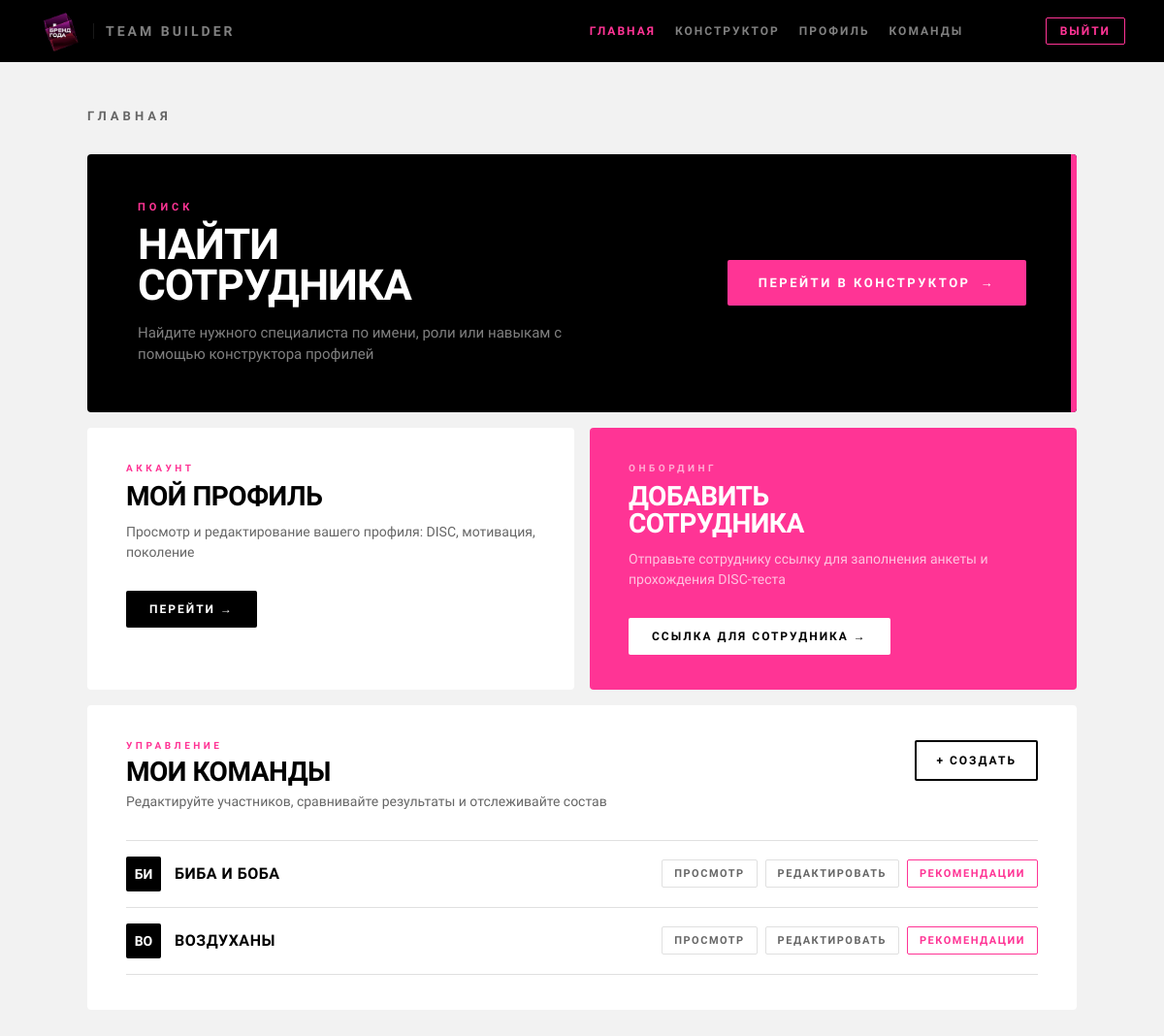
The page / (signed in) on the database as committed earlier.
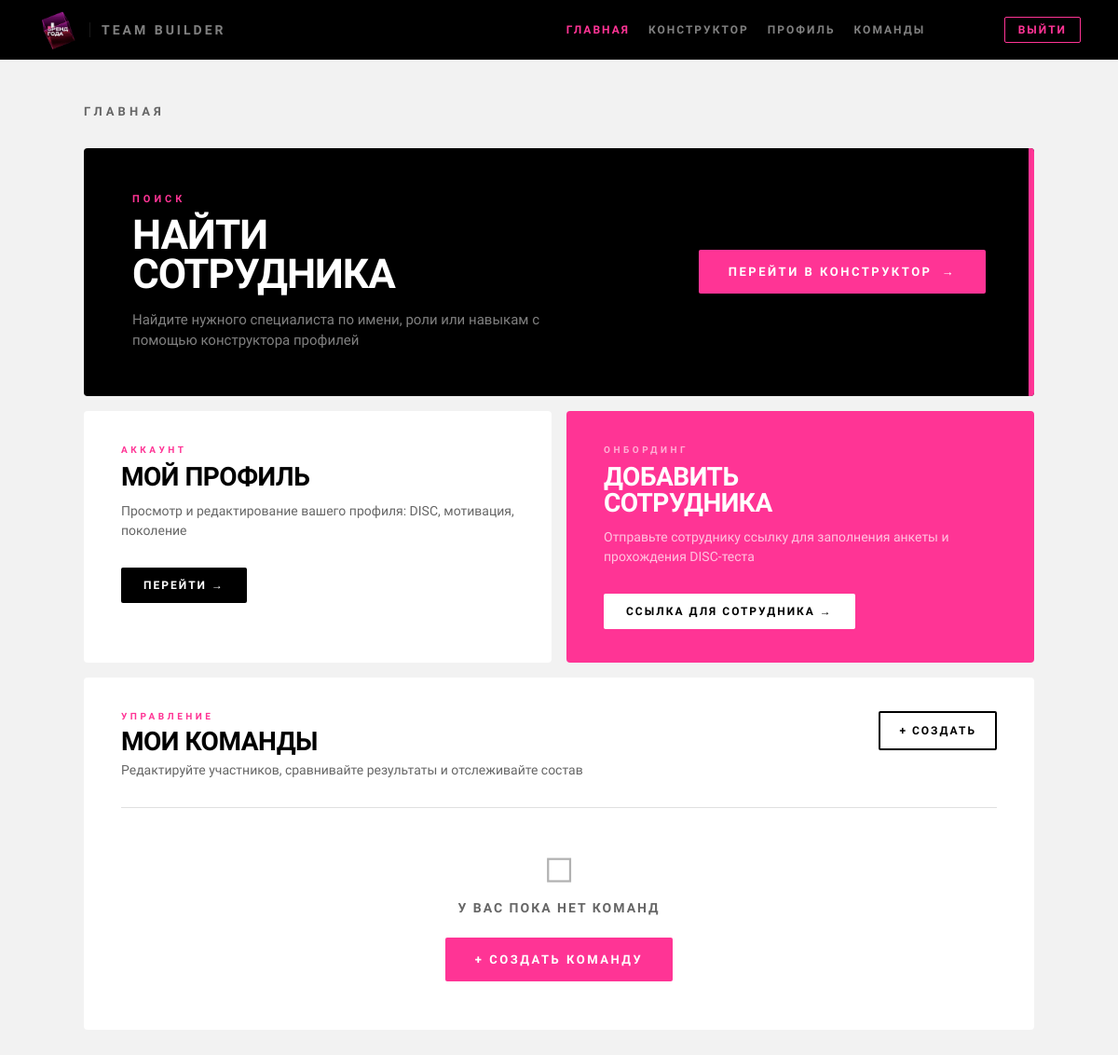
The same page on the database as committed later.
### profiles/models.py (models this page shows, shortened)
class Team(models.Model):
    manager     = models.ForeignKey(CustomUser, on_delete=models.CASCADE, related_name='teams')
    name        = models.CharField(max_length=150, verbose_name="Название команды")
    description = models.TextField(blank=True)
    created_at  = models.DateTimeField(auto_now_add=True)
    employees   = models.ManyToManyField('Employee', blank=True, related_name='teams')
    class Meta:
        verbose_name = "Команда"
        verbose_name_plural = "Команды"

### core/views.py (the view, shortened to what this page needs)
# urls.py: path('', home_view, name='home'),
def home_view(request):
    if not request.user.is_authenticated:
        form = AuthenticationForm()
        return render(request, 'home.html', {'form': form, 'teams': []})
    teams = request.user.teams.all() if hasattr(request.user, 'teams') else []
    return render(request, 'home.html', {'teams': teams})

### templates/home.html (shortened to what this page needs)
{% extends 'base.html' %}
{% load static %}
{% block nav %}
<a href="/" class="nav-link active">Главная</a>
<a href="{% url 'create_ideal_profile' %}" class="nav-link">Конструктор</a>
<a href="{% url 'profile' %}" class="nav-link">Профиль</a>
<a href="{% url 'team_list' %}" class="nav-link">Команды</a>
{% if user.is_authenticated %}
    <span class="header-username">{{ user.username }}</span>
    <a href="{% url 'logout' %}" class="btn-logout">Выйти</a>
{% else %}
    <a href="{% url 'login' %}" class="btn-logout">Войти</a>
{% endif %}
{% endblock %}
{% block content %}
<p class="page-title">Главная</p>
<div class="hero-card">
    <div>
        <p class="hero-label">Поиск</p>
        <h2 class="hero-title">Найти<br>сотрудника</h2>
        <p class="hero-desc">Найдите нужного специалиста по имени, роли или навыкам с помощью конструктора профилей</p>
    </div>
    <a href="{% url 'create_ideal_profile' %}" class="btn-primary">
        Перейти в конструктор
        <span>→</span>
    </a>
</div>
<div class="grid-2">
    <div class="card">
        <p class="card-eyebrow">Аккаунт</p>
        <h3 class="card-title">Мой профиль</h3>
        <p class="card-desc">Просмотр и редактирование вашего профиля: DISC, мотивация, поколение</p>
        <a href="{% url 'profile' %}" class="btn-secondary">Перейти →</a>
    </div>
    <div class="card" style="background: var(--pink);">
        <p class="card-eyebrow" style="color: rgba(255,255,255,0.6);">Онбординг</p>
        <h3 class="card-title" style="color: var(--white);">Добавить<br>сотрудника</h3>
        <p class="card-desc" style="color: rgba(255,255,255,0.7);">Отправьте сотруднику ссылку для заполнения анкеты и прохождения DISC-теста</p>
        <a href="{% url 'onboarding' %}" class="btn-secondary" style="background: var(--white); color: var(--black);">Ссылка для сотрудника →</a>
    </div>
</div>
<div class="teams-card">
    <div class="teams-header">
        <div class="teams-title-block">
            <p class="card-eyebrow">Управление</p>
            <h3 class="card-title">Мои команды</h3>
            <p class="card-desc">Редактируйте участников, сравнивайте результаты и отслеживайте состав</p>
        </div>
        <a href="{% url 'team_create' %}" class="btn-create">+ Создать</a>
    </div>
    {% if teams %}
        <div class="teams-list">
            {% for team in teams %}
                <div class="team-item">
                    <div class="team-left">
                        <div class="team-avatar">{{ team.name|slice:":2"|upper }}</div>
                        <span class="team-name">{{ team.name }}</span>
                    </div>
                    <div class="team-actions">
                        <a href="{% url 'team_detail' team.id %}" class="team-btn">Просмотр</a>
                        <a href="{% url 'team_edit' team.id %}" class="team-btn">Редактировать</a>
                        <a href="{% url 'create_ideal_profile' %}" class="team-btn accent">Рекомендации</a>
                    </div>
                </div>
            {% endfor %}
        </div>
    {% else %}
        <div class="teams-list">
            <div class="empty-state">
                <div class="empty-icon">◻</div>
                <p class="empty-text">У вас пока нет команд</p>
                <a href="{% url 'team_create' %}" class="btn-primary">+ Создать команду</a>
            </div>
        </div>
    {% endif %}
</div>
{% endblock %}

Rows that differ between the two databases and show on the page:
removed Team: name "БИ", name "БИБА И БОБА"
removed Team: name "ВО", name "ВОЗДУХАНЫ"
Other text that changed with them:
text now shown: "◻ У ВАС ПОКА НЕТ КОМАНД + СОЗДАТЬ КОМАНДУ"
